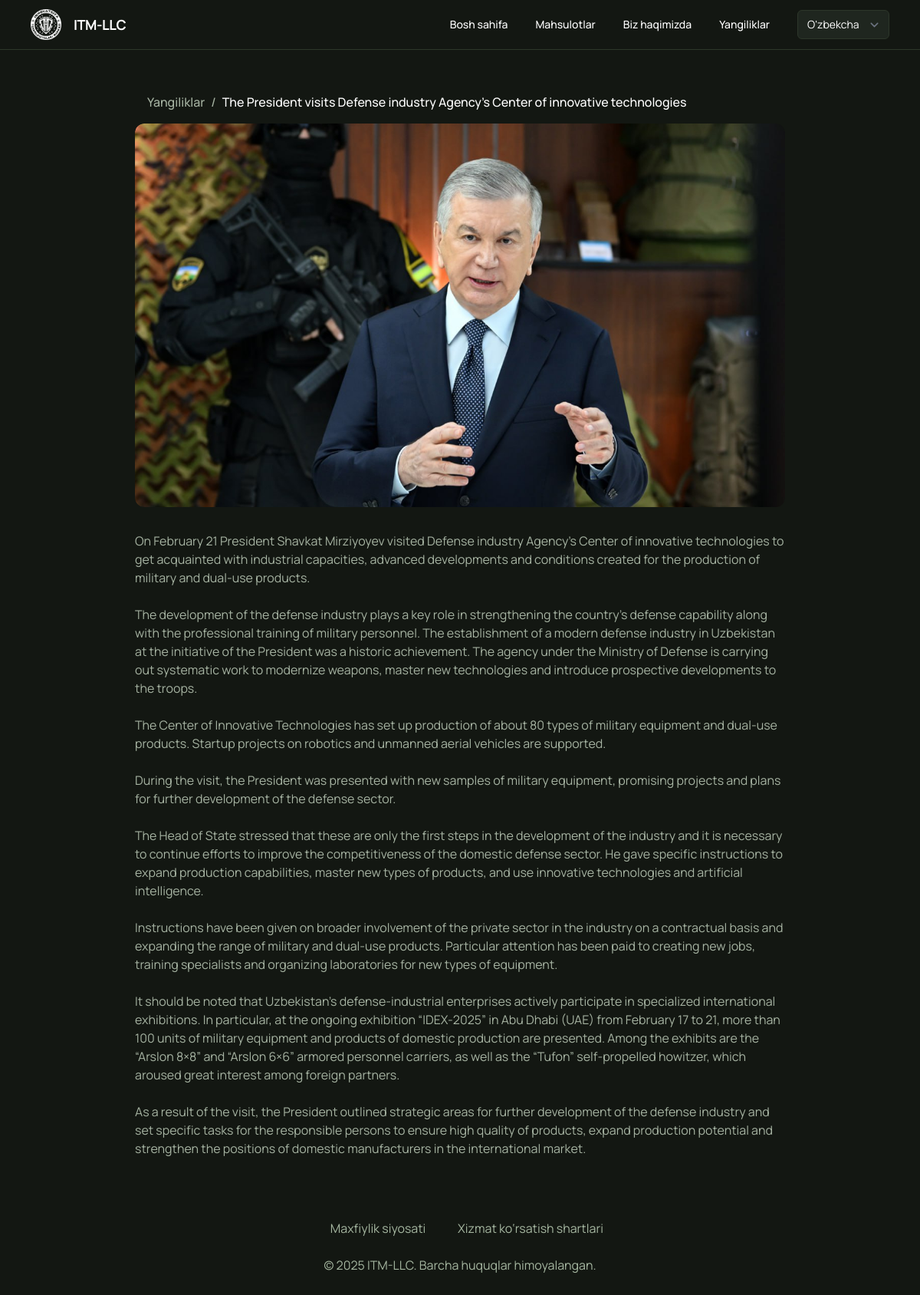
Page /uz/news/PrezidentMudofaasanoati_agentliginingInnovatsio/ on the committed database.
### news/models.py (models this page shows, shortened)
class NewsModel(BaseModel):  # ← Meros olayapti
    title = models.CharField(max_length=300)
    slug = models.SlugField(unique=True, blank=True)
    description = models.TextField()

class NewsImages(models.Model):
    news = models.ForeignKey(NewsModel,related_name='images',on_delete=models.CASCADE)
    image = models.ImageField("media/news/",blank=True,null=True)

### news/views.py (the view)
# urls.py: path('<slug:slug>/', NewsDetailView.as_view(), name='news-detail'),
class NewsDetailView(View):
    def get(self, request, slug):
        log_request(logger_name="news_detail",request=request)
        try:
            news = get_object_or_404(NewsModel.objects.prefetch_related("images"), slug=slug)
            context = {
                "object": news,
            }
            return render(request, "news_detail.html", context)
        except Exception as e:
            print(f"NewsDetailView error: {e}")
            return render(request, "error.html", {"message": f"Xatolik: {str(e)}"})

### shared/utils.py (called while the page is built)
def log_request(request, logger_name='default'):
    logger = logging.getLogger(logger_name)
    user = request.user.username if request.user.is_authenticated else 'Anonymous'
    method = request.method
    path = request.get_full_path()
    get_data = dict(request.GET)
    post_data = dict(request.POST)
    ip_address = get_client_ip(request)
    user_agent = request.META.get('HTTP_USER_AGENT', '')
    logger.info("Yangi so‘rov:")
    logger.info(f"Method: {method}")
    logger.info(f"URL: {path}")
    logger.info(f"GET: {get_data}")
    logger.info(f"POST: {post_data}")
    logger.info(f"User: {user}")
    logger.info(f"IP Address: {ip_address}")
    logger.info(f"User-Agent: {user_agent}")
    logger.info("-"*150)

def get_client_ip(request):
    x_forwarded_for = request.META.get('HTTP_X_FORWARDED_FOR')
    if x_forwarded_for:
        return x_forwarded_for.split(',')[0]
    return request.META.get('REMOTE_ADDR')

### news/templates/news_detail.html (shortened to what this page needs)
{% extends "base.html" %}
{% load i18n %}
{% block content %}
<div class="container mx-auto px-4 sm:px-6 py-6 md:py-10 max-w-4xl">
         <div class="flex flex-wrap gap-2 p-4">
          <a class="text-[#a6b3a2] text-base font-medium leading-normal" href="{% url 'news' %}"> {% blocktrans %}News{% endblocktrans %}</a>
          <span class="text-[#a6b3a2] text-base font-medium leading-normal">/</span>
          <span class="text-white text-base font-medium leading-normal">{{ object.title }}</span>
      </div>
  <div class="swiper mySwiper rounded-xl overflow-hidden">
    <div class="swiper-wrapper">
      {% for img in object.images.all %}
        <div class="swiper-slide">
          <img src="{{ img.image.url }}" alt="Image"
            class="w-full h-[250px] xs:h-[300px] sm:h-[350px] md:h-[400px] lg:h-[500px] object-cover rounded-xl" />
        </div>
      {% endfor %}
    </div>
    <div class="swiper-button-next hidden sm:block"></div>
    <div class="swiper-button-prev hidden sm:block"></div>
  </div>
  <div class="mt-6 md:mt-8 text-[#a6b3a2] text-sm sm:text-base leading-relaxed">
    {{ object.description|linebreaksbr }}
  </div>
</div>
{% endblock %}

### rows in the picture
NewsModel: title "The President visits Defense industry Agency’s Center of innovative technologies", description "On February 21 President Shavkat Mirziyoyev visited Defense industry Agency’s Center of innovative technologies to get acquainted with industrial capacities, advanced developments and conditions created for the production of military and dual-use products. The development of the defense industry plays a key role in strengthening the country's defense capability along with the professional training of military personnel. The establishment of a modern defense industry in Uzbekistan at the initiative of the President was a historic achievement. The agency under the Ministry of Defense is carrying out systematic work to modernize weapons, master new technologies and introduce prospective…"
NewsImages: image (picture)
